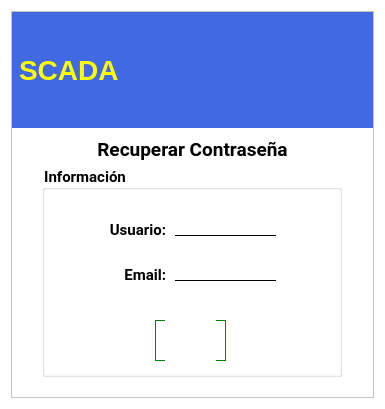
<?xml version="1.0" encoding="UTF-8"?>
<ui version="4.0">
 <class>ContraseniaModal</class>
 <widget class="QWidget" name="ContraseniaModal">
  <property name="windowModality">
   <enum>Qt::WindowModal</enum>
  </property>
  <property name="geometry">
   <rect>
    <x>0</x>
    <y>0</y>
    <width>385</width>
    <height>409</height>
   </rect>
  </property>
  <property name="sizePolicy">
   <sizepolicy hsizetype="Preferred" vsizetype="Maximum">
    <horstretch>0</horstretch>
    <verstretch>0</verstretch>
   </sizepolicy>
  </property>
  <property name="font">
   <font>
    <family>Noto Serif</family>
    <pointsize>11</pointsize>
    <weight>75</weight>
    <bold>true</bold>
   </font>
  </property>
  <property name="contextMenuPolicy">
   <enum>Qt::NoContextMenu</enum>
  </property>
  <property name="windowTitle">
   <string>Sistema SCADA</string>
  </property>
  <property name="windowIcon">
   <iconset>
    <normaloff>../../../../../../../../.designer/if_16_1751363.ico</normaloff>../../../../../../../../.designer/if_16_1751363.ico</iconset>
  </property>
  <property name="styleSheet">
   <string notr="true">background-color: rgb(255, 255, 255);</string>
  </property>
  <property name="inputMethodHints">
   <set>Qt::ImhSensitiveData</set>
  </property>
  <layout class="QVBoxLayout" name="verticalLayout">
   <item>
    <widget class="QFrame" name="MainFrame">
     <property name="minimumSize">
      <size>
       <width>0</width>
       <height>0</height>
      </size>
     </property>
     <property name="frameShape">
      <enum>QFrame::StyledPanel</enum>
     </property>
     <property name="frameShadow">
      <enum>QFrame::Raised</enum>
     </property>
     <layout class="QVBoxLayout" name="verticalLayout_2">
      <property name="spacing">
       <number>0</number>
      </property>
      <property name="leftMargin">
       <number>0</number>
      </property>
      <property name="topMargin">
       <number>0</number>
      </property>
      <property name="rightMargin">
       <number>0</number>
      </property>
      <property name="bottomMargin">
       <number>20</number>
      </property>
      <item>
       <widget class="QFrame" name="TitleFrame">
        <property name="maximumSize">
         <size>
          <width>16777215</width>
          <height>116</height>
         </size>
        </property>
        <property name="frameShape">
         <enum>QFrame::NoFrame</enum>
        </property>
        <property name="frameShadow">
         <enum>QFrame::Plain</enum>
        </property>
        <layout class="QGridLayout" name="gridLayout">
         <property name="leftMargin">
          <number>0</number>
         </property>
         <property name="topMargin">
          <number>0</number>
         </property>
         <property name="rightMargin">
          <number>0</number>
         </property>
         <property name="bottomMargin">
          <number>0</number>
         </property>
         <property name="spacing">
          <number>0</number>
         </property>
         <item row="0" column="1">
          <widget class="QLabel" name="lblSCADA">
           <property name="sizePolicy">
            <sizepolicy hsizetype="Minimum" vsizetype="Maximum">
             <horstretch>0</horstretch>
             <verstretch>0</verstretch>
            </sizepolicy>
           </property>
           <property name="minimumSize">
            <size>
             <width>150</width>
             <height>116</height>
            </size>
           </property>
           <property name="maximumSize">
            <size>
             <width>16777215</width>
             <height>116</height>
            </size>
           </property>
           <property name="font">
            <font>
             <pointsize>21</pointsize>
             <weight>75</weight>
             <bold>true</bold>
            </font>
           </property>
           <property name="autoFillBackground">
            <bool>false</bool>
           </property>
           <property name="styleSheet">
            <string notr="true">color: rgb(255, 255, 0);background-color: rgb(65, 105, 225);
margin:0px;</string>
           </property>
           <property name="text">
            <string>SCADA</string>
           </property>
          </widget>
         </item>
         <item row="0" column="2">
          <widget class="QFrame" name="ExitFrame">
           <property name="sizePolicy">
            <sizepolicy hsizetype="Maximum" vsizetype="Minimum">
             <horstretch>0</horstretch>
             <verstretch>0</verstretch>
            </sizepolicy>
           </property>
           <property name="minimumSize">
            <size>
             <width>0</width>
             <height>116</height>
            </size>
           </property>
           <property name="maximumSize">
            <size>
             <width>16777215</width>
             <height>116</height>
            </size>
           </property>
           <property name="styleSheet">
            <string notr="true">background-color: rgb(65, 105, 225);</string>
           </property>
           <property name="frameShape">
            <enum>QFrame::NoFrame</enum>
           </property>
           <property name="frameShadow">
            <enum>QFrame::Plain</enum>
           </property>
           <property name="lineWidth">
            <number>0</number>
           </property>
           <layout class="QGridLayout" name="gridLayout_4">
            <property name="leftMargin">
             <number>0</number>
            </property>
            <property name="topMargin">
             <number>0</number>
            </property>
            <property name="rightMargin">
             <number>0</number>
            </property>
            <property name="bottomMargin">
             <number>0</number>
            </property>
            <property name="spacing">
             <number>0</number>
            </property>
            <item row="0" column="0" rowspan="2">
             <widget class="QLabel" name="lblIIE">
              <property name="sizePolicy">
               <sizepolicy hsizetype="Maximum" vsizetype="Preferred">
                <horstretch>0</horstretch>
                <verstretch>0</verstretch>
               </sizepolicy>
              </property>
              <property name="maximumSize">
               <size>
                <width>16777215</width>
                <height>116</height>
               </size>
              </property>
              <property name="styleSheet">
               <string notr="true">background-color: rgb(65, 105, 225);
margin:0px;</string>
              </property>
              <property name="text">
               <string/>
              </property>
              <property name="pixmap">
               <pixmap resource="../../resources/resources.qrc">:/source/img/iiie.png</pixmap>
              </property>
              <property name="scaledContents">
               <bool>false</bool>
              </property>
              <property name="alignment">
               <set>Qt::AlignCenter</set>
              </property>
             </widget>
            </item>
            <item row="0" column="1">
             <widget class="QPushButton" name="btnExit">
              <property name="sizePolicy">
               <sizepolicy hsizetype="Maximum" vsizetype="Maximum">
                <horstretch>0</horstretch>
                <verstretch>0</verstretch>
               </sizepolicy>
              </property>
              <property name="maximumSize">
               <size>
                <width>32</width>
                <height>32</height>
               </size>
              </property>
              <property name="layoutDirection">
               <enum>Qt::RightToLeft</enum>
              </property>
              <property name="text">
               <string/>
              </property>
              <property name="icon">
               <iconset resource="../../resources/resources.qrc">
                <normaloff>:/source/img/Cancelar.png</normaloff>:/source/img/Cancelar.png</iconset>
              </property>
              <property name="iconSize">
               <size>
                <width>24</width>
                <height>24</height>
               </size>
              </property>
              <property name="flat">
               <bool>true</bool>
              </property>
             </widget>
            </item>
           </layout>
          </widget>
         </item>
         <item row="0" column="0">
          <widget class="QLabel" name="lblUDB">
           <property name="sizePolicy">
            <sizepolicy hsizetype="Maximum" vsizetype="Maximum">
             <horstretch>0</horstretch>
             <verstretch>0</verstretch>
            </sizepolicy>
           </property>
           <property name="minimumSize">
            <size>
             <width>0</width>
             <height>116</height>
            </size>
           </property>
           <property name="maximumSize">
            <size>
             <width>16777215</width>
             <height>116</height>
            </size>
           </property>
           <property name="styleSheet">
            <string notr="true">background-color: rgb(65, 105, 225);
margin:0px;</string>
           </property>
           <property name="frameShape">
            <enum>QFrame::NoFrame</enum>
           </property>
           <property name="text">
            <string/>
           </property>
           <property name="pixmap">
            <pixmap resource="../../resources/resources.qrc">:/source/img/logo.png</pixmap>
           </property>
           <property name="alignment">
            <set>Qt::AlignRight|Qt::AlignTrailing|Qt::AlignVCenter</set>
           </property>
          </widget>
         </item>
        </layout>
       </widget>
      </item>
      <item>
       <widget class="QLabel" name="lblTitle">
        <property name="sizePolicy">
         <sizepolicy hsizetype="Minimum" vsizetype="Maximum">
          <horstretch>0</horstretch>
          <verstretch>0</verstretch>
         </sizepolicy>
        </property>
        <property name="maximumSize">
         <size>
          <width>16777215</width>
          <height>38</height>
         </size>
        </property>
        <property name="font">
         <font>
          <family>Roboto</family>
          <pointsize>14</pointsize>
          <weight>75</weight>
          <bold>true</bold>
         </font>
        </property>
        <property name="styleSheet">
         <string notr="true">margin-top:5px;</string>
        </property>
        <property name="text">
         <string>Recuperar Contraseña</string>
        </property>
        <property name="alignment">
         <set>Qt::AlignCenter</set>
        </property>
       </widget>
      </item>
      <item alignment="Qt::AlignHCenter">
       <widget class="QGroupBox" name="ContentBox">
        <property name="sizePolicy">
         <sizepolicy hsizetype="Preferred" vsizetype="Minimum">
          <horstretch>0</horstretch>
          <verstretch>0</verstretch>
         </sizepolicy>
        </property>
        <property name="minimumSize">
         <size>
          <width>300</width>
          <height>0</height>
         </size>
        </property>
        <property name="maximumSize">
         <size>
          <width>350</width>
          <height>16777215</height>
         </size>
        </property>
        <property name="font">
         <font>
          <family>Roboto</family>
          <pointsize>11</pointsize>
          <weight>75</weight>
          <bold>true</bold>
         </font>
        </property>
        <property name="styleSheet">
         <string notr="true">background-color: rgb(255, 255, 255);</string>
        </property>
        <property name="title">
         <string>Información</string>
        </property>
        <property name="alignment">
         <set>Qt::AlignBottom|Qt::AlignLeading|Qt::AlignLeft</set>
        </property>
        <property name="flat">
         <bool>true</bool>
        </property>
        <layout class="QVBoxLayout" name="ContentLayout">
         <property name="spacing">
          <number>0</number>
         </property>
         <property name="leftMargin">
          <number>0</number>
         </property>
         <property name="topMargin">
          <number>0</number>
         </property>
         <property name="rightMargin">
          <number>0</number>
         </property>
         <property name="bottomMargin">
          <number>0</number>
         </property>
         <item>
          <widget class="QFrame" name="ContentFrame">
           <property name="frameShape">
            <enum>QFrame::NoFrame</enum>
           </property>
           <property name="frameShadow">
            <enum>QFrame::Plain</enum>
           </property>
           <widget class="QLabel" name="lblUsuario">
            <property name="geometry">
             <rect>
              <x>60</x>
              <y>30</y>
              <width>61</width>
              <height>20</height>
             </rect>
            </property>
            <property name="font">
             <font>
              <family>Roboto</family>
              <pointsize>11</pointsize>
              <weight>75</weight>
              <bold>true</bold>
             </font>
            </property>
            <property name="text">
             <string>Usuario:</string>
            </property>
            <property name="alignment">
             <set>Qt::AlignRight|Qt::AlignTrailing|Qt::AlignVCenter</set>
            </property>
           </widget>
           <widget class="QPushButton" name="btnAceptar">
            <property name="geometry">
             <rect>
              <x>110</x>
              <y>130</y>
              <width>71</width>
              <height>41</height>
             </rect>
            </property>
            <property name="font">
             <font>
              <family>Roboto</family>
              <pointsize>11</pointsize>
              <weight>75</weight>
              <bold>true</bold>
             </font>
            </property>
            <property name="styleSheet">
             <string notr="true">border:1px solid green;</string>
            </property>
            <property name="text">
             <string>OK</string>
            </property>
            <property name="icon">
             <iconset resource="../../resources/resources.qrc">
              <normaloff>:/source/img/OK.png</normaloff>:/source/img/OK.png</iconset>
            </property>
            <property name="iconSize">
             <size>
              <width>24</width>
              <height>24</height>
             </size>
            </property>
            <property name="shortcut">
             <string notr="true"/>
            </property>
            <property name="checkable">
             <bool>false</bool>
            </property>
            <property name="flat">
             <bool>true</bool>
            </property>
           </widget>
           <widget class="QLabel" name="lblEmail">
            <property name="geometry">
             <rect>
              <x>70</x>
              <y>75</y>
              <width>51</width>
              <height>20</height>
             </rect>
            </property>
            <property name="font">
             <font>
              <family>Roboto</family>
              <pointsize>11</pointsize>
              <weight>75</weight>
              <bold>true</bold>
             </font>
            </property>
            <property name="frameShape">
             <enum>QFrame::NoFrame</enum>
            </property>
            <property name="text">
             <string>Email:</string>
            </property>
            <property name="alignment">
             <set>Qt::AlignRight|Qt::AlignTrailing|Qt::AlignVCenter</set>
            </property>
           </widget>
           <widget class="QLineEdit" name="txtUsuario">
            <property name="geometry">
             <rect>
              <x>130</x>
              <y>25</y>
              <width>101</width>
              <height>21</height>
             </rect>
            </property>
            <property name="styleSheet">
             <string notr="true">border-bottom:1px solid black;border-top:none;</string>
            </property>
           </widget>
           <widget class="QLineEdit" name="txtEmail">
            <property name="geometry">
             <rect>
              <x>130</x>
              <y>70</y>
              <width>101</width>
              <height>21</height>
             </rect>
            </property>
            <property name="styleSheet">
             <string notr="true">border-bottom:1px solid black;border-top:none;</string>
            </property>
           </widget>
           <widget class="QLabel" name="Status">
            <property name="geometry">
             <rect>
              <x>120</x>
              <y>120</y>
              <width>51</width>
              <height>51</height>
             </rect>
            </property>
            <property name="maximumSize">
             <size>
              <width>64</width>
              <height>64</height>
             </size>
            </property>
            <property name="text">
             <string/>
            </property>
            <property name="pixmap">
             <pixmap resource="../../resources/resources.qrc">:/source/img/Cargando.gif</pixmap>
            </property>
            <property name="scaledContents">
             <bool>true</bool>
            </property>
           </widget>
          </widget>
         </item>
        </layout>
       </widget>
      </item>
     </layout>
    </widget>
   </item>
  </layout>
 </widget>
 <resources>
  <include location="../../resources/resources.qrc"/>
  <include location="../../resources/resources.qrc"/>
  <include location="../../resources/resources.qrc"/>
  <include location="../../resources/resources.qrc"/>
 </resources>
 <connections/>
</ui>
